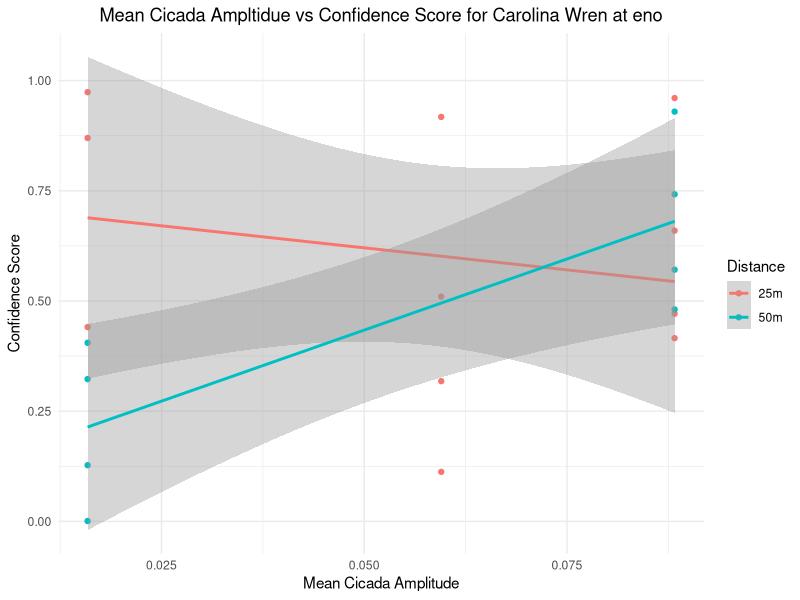
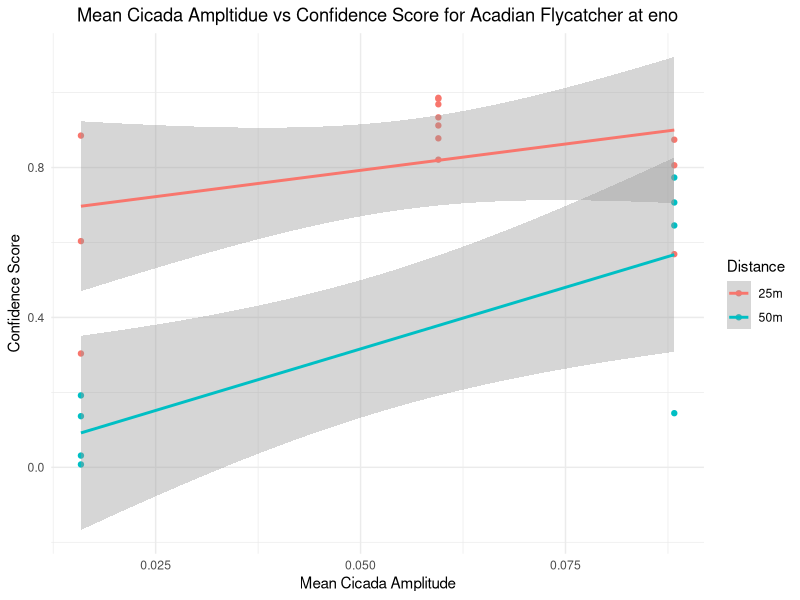
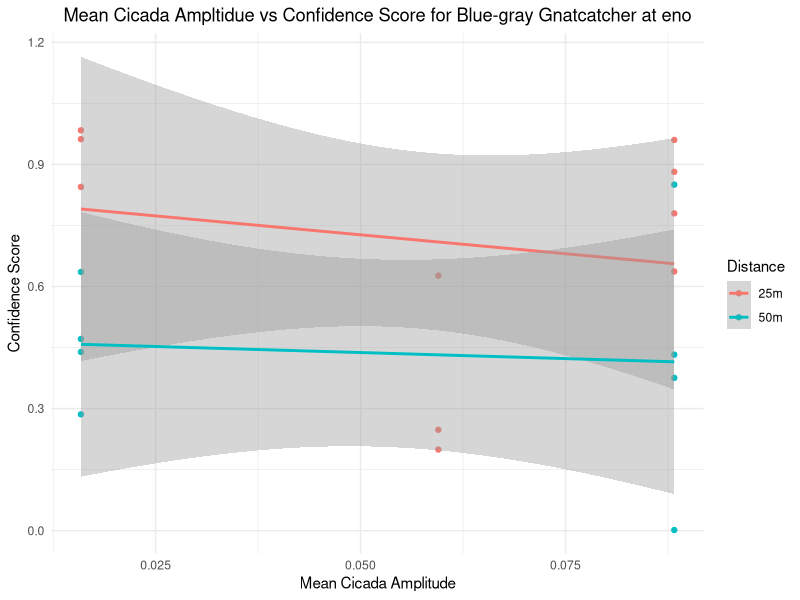
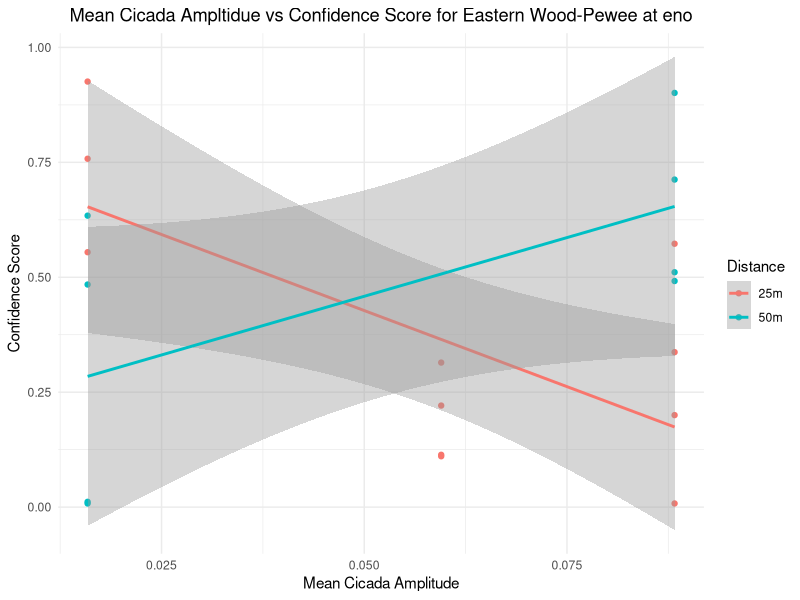
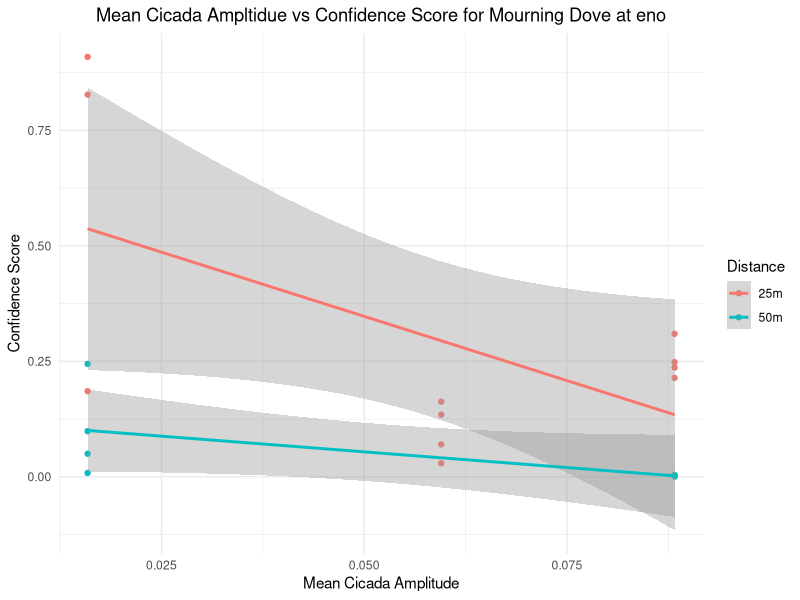
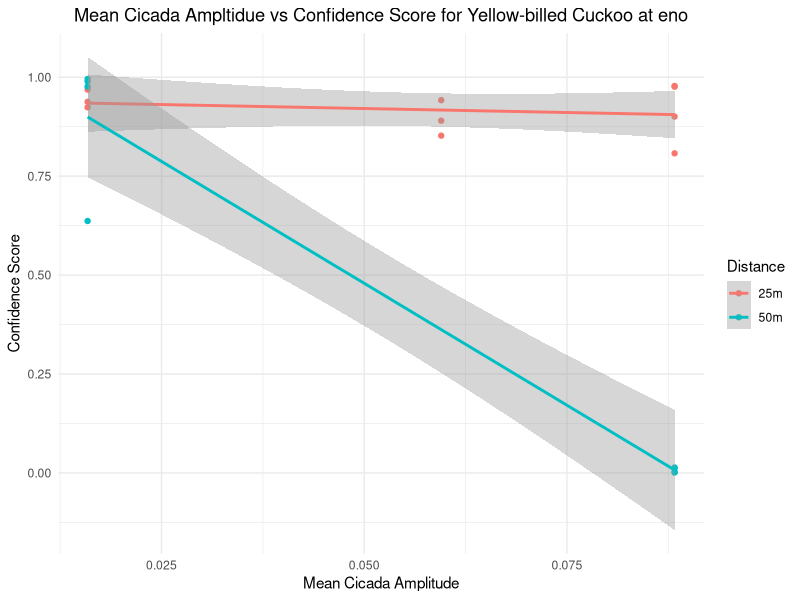
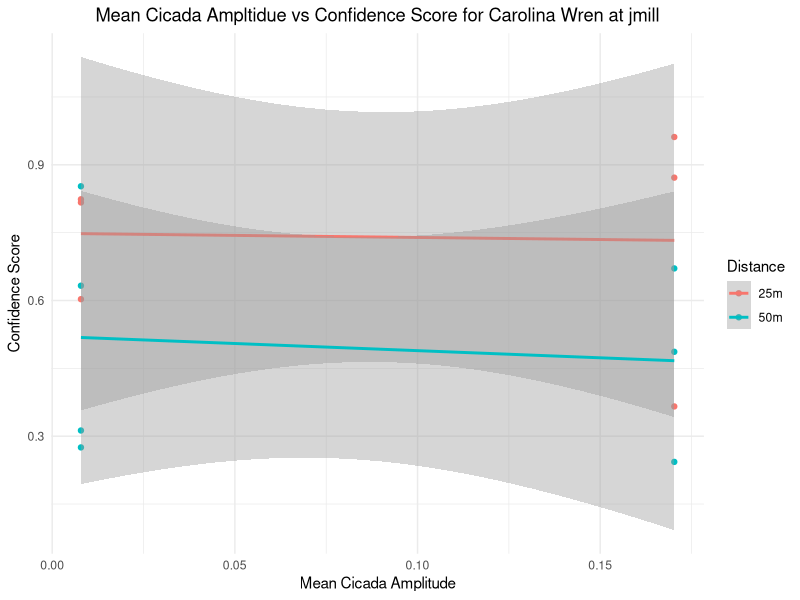
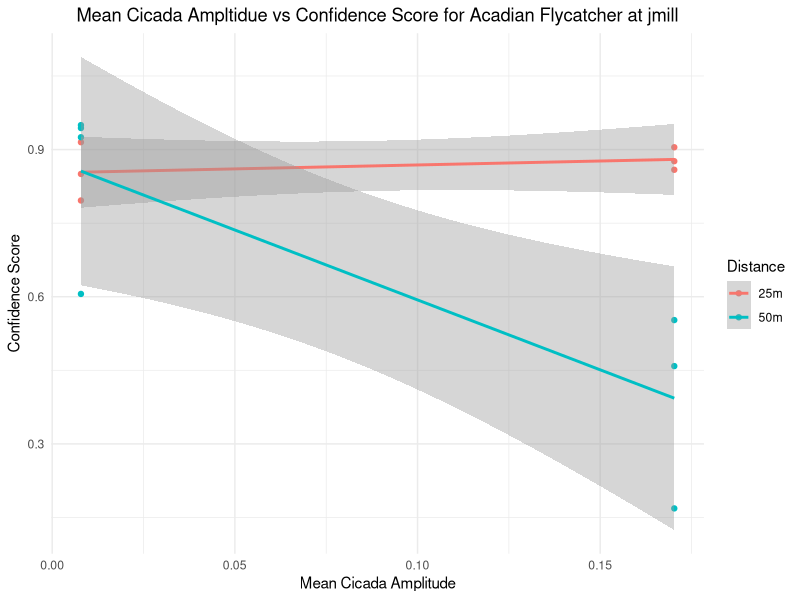

The R source for these figures, in order:
####################

####Grouping by site for confidence levels #####
library(dplyr) 
library(ggplot2)
library(tidyr)
library(broom)

cicadas <- read.csv("data/birdsvcicada.csv")

i_plot <- function(df= cicadas,
                   bird = "Acadian Flycatcher",
                   site = "eno"){
  df <- df %>%
    filter(Bird.Call == bird, Location == site)
  
  df %>%
    ggplot()+
    aes(x = mean_noise, y = Confidence, color = Distance) + 
    geom_point()+ stat_smooth(method = lm) +
    theme_minimal()+
    labs(x = "Mean Cicada Amplitude", y = "Confidence Score", title = paste("Mean Cicada Ampltidue vs Confidence Score for", bird, "at", site))+
    theme(plot.title = element_text(hjust = 0.5))  
}

for (place in unique(cicadas$Location)) {
  CW <- i_plot(bird = "Carolina Wren", site = place)
  ACFL <- i_plot(bird = "Acadian Flycatcher", site = place)
  BGGN <- i_plot(bird = "Blue-gray Gnatcatcher", site = place)
  EAWP <- i_plot(bird = "Eastern Wood-Pewee", site =place)
  MODO <- i_plot(bird = "Mourning Dove", site =place)
  YBCU <- i_plot(bird = "Yellow-billed Cuckoo", site =place)
  print(CW)  # This will display the plot for each location
  print(ACFL)
  print(BGGN)
  print(EAWP)
  print(MODO)
  print(YBCU)
}

CW <- i_plot(bird = "Carolina Wren", site = "unc")
CW
ACFl <- i_plot(bird = "Acadian Flycatcher", site = "unc")
ACFl
BGGN <- i_plot(bird = "Blue-gray Gnatcatcher", site = "unc")
BGGN
EAWP <- i_plot(bird = "Eastern Wood-Pewee", site = "unc")
EAWP
MODO <- i_plot(bird = "Mourning Dove", site = "unc")
MODO
YBCU <- i_plot(bird = "Yellow-billed Cuckoo", site = "unc")
YBCU
